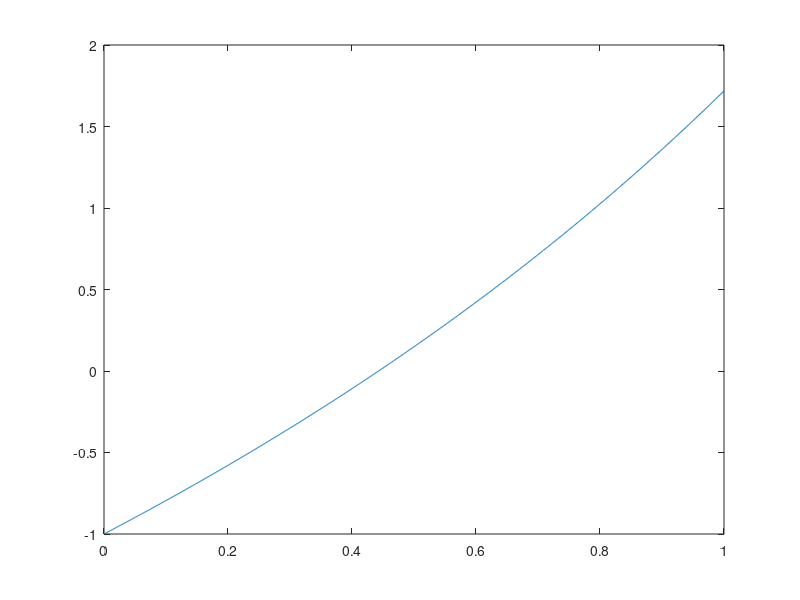

This figure's MATLAB source: (Note: this script raises an error after producing the figure.)
clear all;
clc;

space = linspace(0, 1, 1000);

f = @(x) exp(x) - 2 + x;

figure(1)
plot(space, f(space));

disp(f(0) * f(1));

[x,xall,iter] = bisezione(f, 0, 1, 10^(-8), 1000);

real_res = 0.4428544010023885;
errRel = abs(real_res - xall) / abs(real_res);
figure(2)
semilogy(errRel);






